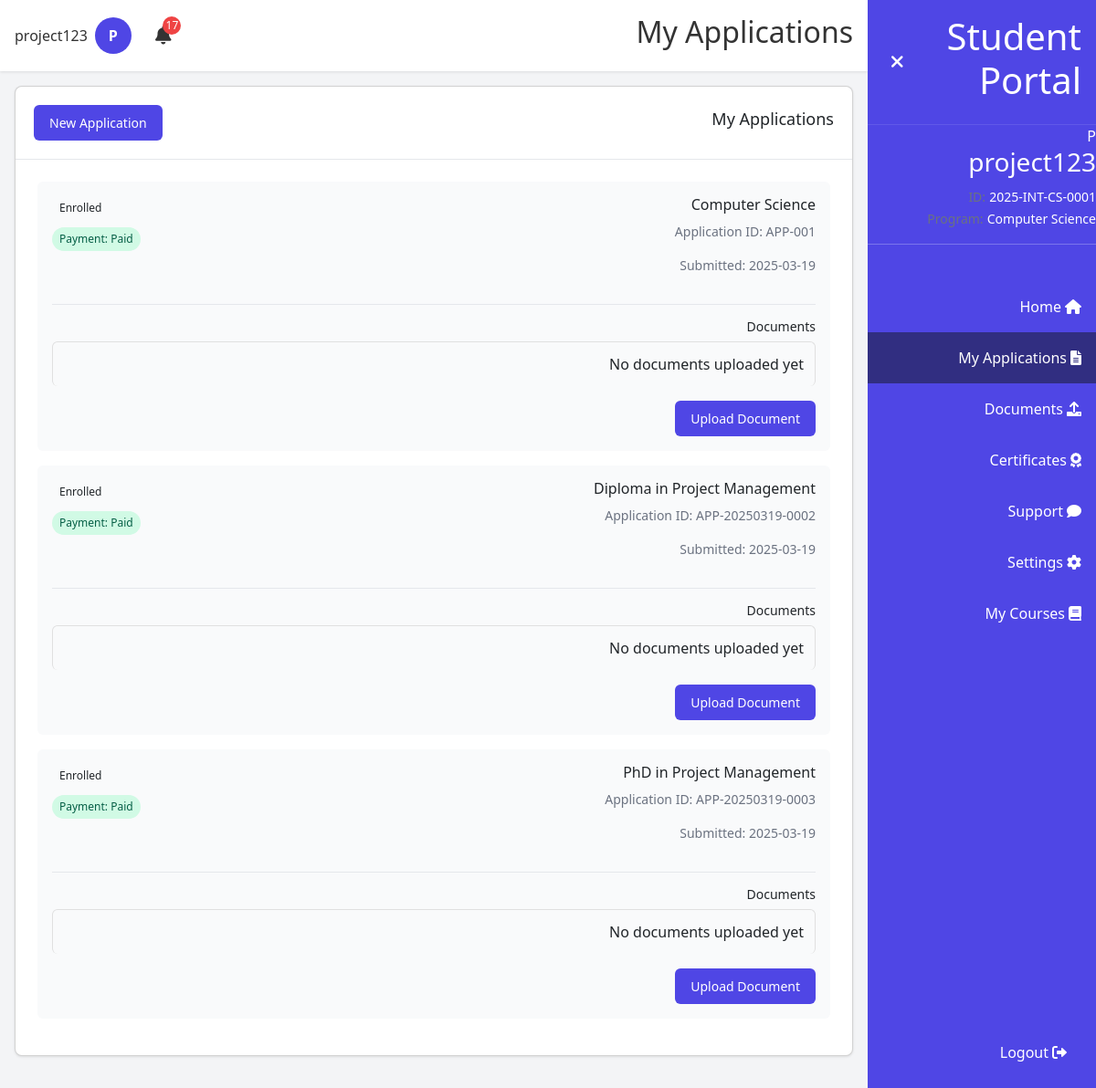
/student/applications (signed in), run on the app's committed database.
### models.py (models this page shows, shortened)
class User(db.Model, UserMixin):
    __tablename__ = 'user'
    __table_args__ = {'extend_existing': True}
    id = db.Column(db.Integer, primary_key=True)
    email = db.Column(db.String(120), unique=True, nullable=False)
    password_hash = db.Column(db.String(128), nullable=False)
    full_name = db.Column(db.String(100), nullable=False)
    phone = db.Column(db.String(20), nullable=True)
    nationality = db.Column(db.String(50), nullable=True)
    education = db.Column(db.String(50), nullable=True)
    role = db.Column(db.String(20), default='student')
    created_at = db.Column(db.DateTime, default=datetime.utcnow)
    applications = db.relationship('Application', backref='user', lazy=True)
    documents = db.relationship('Document', backref='user', lazy=True)
    certificates = db.relationship('Certificate', backref='user', lazy=True)
    tickets = db.relationship('Ticket', backref='user', lazy=True)
    notifications = db.relationship('Notification', backref='user', lazy=True)
    def is_admin(self):
        return self.role == 'admin'

class StudentID(db.Model):
    __tablename__ = 'student_id'
    __table_args__ = {'extend_existing': True}
    id = db.Column(db.Integer, primary_key=True)
    student_id = db.Column(db.String(20), unique=True, nullable=False)
    application_id = db.Column(db.Integer, db.ForeignKey('application.id'), unique=True, nullable=False)
    application = db.relationship('Application', backref='student_id', lazy=True)
    created_at = db.Column(db.DateTime, default=datetime.utcnow)

class Application(db.Model):
    __tablename__ = 'application'
    __table_args__ = {'extend_existing': True}
    id = db.Column(db.Integer, primary_key=True)
    app_id = db.Column(db.String(20), unique=True, nullable=False)
    user_id = db.Column(db.Integer, db.ForeignKey('user.id'), nullable=False)
    program = db.Column(db.String(200), nullable=False)  # This stores the program name
    program_id = db.Column(db.Integer, db.ForeignKey('programs.id'), nullable=True)
    program_relation = db.relationship('Program', backref='applications', lazy=True)
    status = db.Column(db.String(50), default='Pending Review')
    payment_status = db.Column(db.String(20), default='Pending')
    date_submitted = db.Column(db.DateTime, default=datetime.utcnow)

### run.py (the view)
@app.route('/student/applications')
@login_required
def student_applications():
    if current_user.is_admin():
        return redirect(url_for('admin_dashboard'))
    applications = Application.query.filter_by(user_id=current_user.id).all()
    return render_template('student/applications.html', applications=applications)

### run.py (called while the page is built, shortened)
@login_manager.user_loader
def load_user(user_id):
    return User.query.get(int(user_id))

@app.template_filter('initials')
def initials_filter(name):
    if not name:
        return "UN"
    parts = name.split()
    if len(parts) == 1:
        return parts[0][0].upper()
    else:
        return (parts[0][0] + parts[-1][0]).upper()

def calculate_gpa(user_id):
    try:
        enrollments = CourseEnrollment.query.filter_by(student_id=user_id).all()
        if not enrollments:
            return None
        total_gpa_points = 0
        total_credits = 0
        for enrollment in enrollments:
            if not enrollment.grade or enrollment.status != 'Completed':
                continue
        if total_credits == 0:
            return None
        return total_gpa_points / total_credits
    except Exception as e:
        print(f"Error calculating GPA: {str(e)}")
        return None

@app.context_processor
def inject_now():
    return {'now': datetime.utcnow()}

@app.context_processor
def utility_processor():
    return {
        'now': datetime.now()
    }

### templates/student/applications.html (shortened to what this page needs)
{% extends "student_layout.html" %}
{% block page_title %}My Applications{% endblock %}
{% block main_content %}
<div class="card">
    <div class="card-header-with-actions">
        <h3>My Applications</h3>
        <a href="{{ url_for('student_new_application') }}" class="btn primary">New Application</a>
    </div>
    <div class="card-body">
        {% if applications %}
            {% for application in applications %}
                <div class="application-card">
                    <div class="application-header">
                        <div>
                            <h4>{{ application.program }}</h4>
                            <p class="application-id">Application ID: {{ application.app_id }}</p>
                            <p class="application-date">Submitted: {{ application.date_submitted.strftime('%Y-%m-%d') }}</p>
                        </div>
                        <div class="application-status">
                            <span class="status-badge
                                ">
                                {{ application.status }}
                            </span>
                            <span class="status-badge
                                {% if application.payment_status == 'Pending' %}yellow
                                {% elif application.payment_status == 'Paid' %}green
                                {% endif %}">
                                Payment: {{ application.payment_status }}
                            </span>
                        </div>
                    </div>
                    <div class="application-documents">
                        <h5>Documents</h5>
                        <ul class="document-list">
                            {% for document in application.documents %}
                                <li class="document-item">
                                    <span>{{ document.name }}</span>
                                    <span class="status-badge
                                        {% if document.status == 'Uploaded' %}blue
                                        {% elif document.status == 'Verified' %}green
                                        {% elif document.status == 'Rejected' %}red
                                        {% endif %}">
                                        {{ document.status }}
                                    </span>
                                </li>
                            {% else %}
                                <li class="document-item">
                                    <span>No documents uploaded yet</span>
                                </li>
                            {% endfor %}
                        </ul>
                        <div class="application-actions">
                            <a href="{{ url_for('student_upload_document') }}?app_id={{ application.id }}" class="btn primary">Upload Document</a>
                        </div>
                    </div>
                </div>
            {% endfor %}
        {% else %}
            <div class="text-center py-6">
                <p class="text-muted mb-4">You haven't submitted any applications yet.</p>
                <a href="{{ url_for('student_new_application') }}" class="btn primary">Start New Application</a>
            </div>
        {% endif %}
    </div>
</div>
{% endblock %}

### templates/student_layout.html (shortened to what this page needs)
{% extends "base.html" %}
{% block content %}
<div class="dashboard-container">
    <div id="sidebar" class="sidebar">
        <div class="sidebar-header">
            <h1 id="sidebar-title">Student Portal</h1>
            <button id="toggle-sidebar" class="btn-icon">
                <i class="fas fa-times"></i>
            </button>
        </div>
        {% if student_id %}
        <div class="sidebar-profile">
            <div class="sidebar-avatar">
                {{ current_user.full_name|initials }}
            </div>
            <h3 class="sidebar-name">{{ current_user.full_name }}</h3>
            <div class="sidebar-info">
                <div class="info-item">
                    <span class="info-label">ID:</span>
                    <span class="info-value">{{ student_id }}</span>
                </div>
                <div class="info-item">
                    <span class="info-label">Program:</span>
                    <span class="info-value small">{{ program }}</span>
                </div>
            </div>
        </div>
        <hr class="sidebar-divider">
        {% endif %}
        <nav class="sidebar-nav">
            <a href="{{ url_for('student_dashboard') }}" class="nav-item {% if request.endpoint == 'student_dashboard' %}active{% endif %}">
                <i class="fas fa-home"></i>
                <span class="nav-text">Home</span>
            </a>
            <a href="{{ url_for('student_applications') }}" class="nav-item {% if request.endpoint == 'student_applications' or request.endpoint == 'student_new_application' %}active{% endif %}">
                <i class="fas fa-file-alt"></i>
                <span class="nav-text">My Applications</span>
            </a>
            <a href="{{ url_for('student_documents') }}" class="nav-item {% if request.endpoint == 'student_documents' or request.endpoint == 'student_upload_document' %}active{% endif %}">
                <i class="fas fa-upload"></i>
                <span class="nav-text">Documents</span>
            </a>
            <a href="{{ url_for('student_certificates') }}" class="nav-item {% if request.endpoint == 'student_certificates' or request.endpoint == 'student_request_certificate' %}active{% endif %}">
                <i class="fas fa-award"></i>
                <span class="nav-text">Certificates</span>
            </a>
            <a href="{{ url_for('student_support') }}" class="nav-item {% if request.endpoint == 'student_support' or request.endpoint == 'student_new_ticket' or request.endpoint == 'student_ticket_detail' %}active{% endif %}">
                <i class="fas fa-comment"></i>
                <span class="nav-text">Support</span>
            </a>
            <a href="{{ url_for('student_settings') }}" class="nav-item {% if request.endpoint == 'student_settings' %}active{% endif %}">
                <i class="fas fa-cog"></i>
                <span class="nav-text">Settings</span>
            </a>
            <a href="{{ url_for('student_courses') }}" class="nav-item {% if request.endpoint == 'student_courses' %}active{% endif %}">
                <i class="fas fa-book"></i>
                <span class="nav-text">My Courses</span>
            </a>
        </nav>
        <div class="logout-container">
            <a href="{{ url_for('logout') }}" class="nav-item">
                <i class="fas fa-sign-out-alt"></i>
                <span class="nav-text">Logout</span>
            </a>
        </div>
    </div>
    <div class="main-content">
        <header class="header">
            <div class="header-content">
                <h2 id="page-title">{% block page_title %}Dashboard{% endblock %}</h2>
                <div class="header-actions">
                    <div class="notification-container">
                        <button id="notification-btn" class="btn-icon">
                            <i class="fas fa-bell"></i>
                            {% set unread_notifications = current_user.notifications|selectattr('read', 'equalto', false)|list %}
                            {% if unread_notifications %}
                                <span id="notification-badge" class="notification-badge">{{ unread_notifications|length }}</span>
                            {% endif %}
                        </button>
                    </div>
                    <div class="user-container">
                        <div class="avatar">
                            {{ current_user.full_name|initials }}
                        </div>
                        <span id="user-name" class="user-name">{{ current_user.full_name }}</span>
                    </div>
                </div>
            </div>
        </header>
        <main class="content">
            {% block main_content %}{% endblock %}
        </main>
    </div>
</div>
{% endblock %}

### data on the page
User: full_name|initials "P", full_name "project123"
StudentID: student "2025-INT-CS-0001"
Application: program "Computer Science", app_id "APP-001", date_submitted "2025-03-19", status "Enrolled", payment_status "Paid"
Application: program "Diploma in Project Management", app_id "APP-20250319-0002", date_submitted "2025-03-19", status "Enrolled", payment_status "Paid"
Application: program "PhD in Project Management", app_id "APP-20250319-0003", date_submitted "2025-03-19", status "Enrolled", payment_status "Paid"

### other printed values
{{ unread_notifications|length }} "17"
